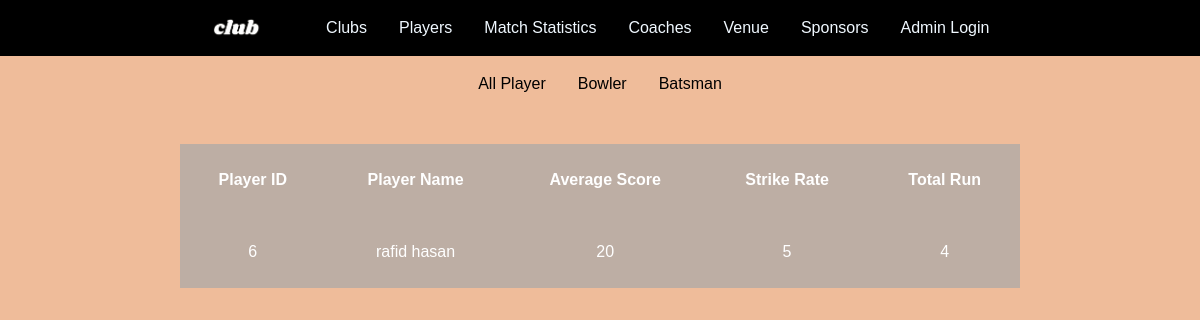
Screenshot of /batsman.php with the database file from the repository.
### tables this page shows
CREATE TABLE `batsman` (
  `player_id` int(11) DEFAULT NULL,
  `average_score` int(11) DEFAULT NULL,
  `strike_rate` int(11) DEFAULT NULL,
  `total_run` int(11) NOT NULL
);

CREATE TABLE `player` (
  `player_id` int(11) NOT NULL,
  `player_name` varchar(25) DEFAULT NULL,
  `DOB` date DEFAULT NULL,
  `mobile` int(11) DEFAULT NULL,
  `match_id` int(11) DEFAULT NULL
);

### batsman.php (the view, shortened to what this page needs)
<?php
include("database.php");
?>
<!DOCTYPE html>
<html lang="en">
<head>
    <link href="https://cdn.jsdelivr.net/npm/bootstrap@5.0.2/dist/css/bootstrap.min.css" rel="stylesheet">
    <link rel="stylesheet" href="style.css">
</head>
<body class="background">
    <div class="navbar">
    <img src="image/logo.png" alt="" srcset="" style="height: 3vh; margin-right:2rem;" href="index.php">
    <a href="club.php"><li>Clubs</li></a>
    <a href="player.php"><li>Players</li></a>
    <a href="mstatistics.php"><li>Match Statistics</li></a>
<a href="coach.php"><li>Coaches</li></a>
    <a href="venue.php"><li>Venue</li></a>
    <a href="sponsor.php"><li>Sponsors</li></a>
    <a href="login.php"><li>Admin Login</li></a>
</div>
<div class="subnav">
    <a href="player.php"><li>All Player</li></a>
    <a href="bowler.php"><li>Bowler</li></a>
    <a href="batsman.php"><li>Batsman</li></a>
</div>
 <div class="tab">
 <?php
 echo "<table class='tabl' style='border-collapse: collapse; width: 70%;'>";
 echo "<thead>
         <tr>
             <th>Player ID</th>
             <th>Player Name</th>
             <th>Average Score</th>
             <th>Strike Rate</th>
             <th>Total Run</th>
         </tr>
       </thead>";
 echo "<tbody>";
     $sql='SELECT * FROM player,batsman WHERE player.player_id=batsman.player_id';
    $result=mysqli_query($conn,$sql);
    if(mysqli_num_rows($result)>0){
        while($row=mysqli_fetch_assoc($result)){
            echo "<tr>";
            echo "<td>" .$row["player_id"] . "</td>";
            echo "<td>" .$row["player_name"] . "</td>";
            echo "<td>" .$row["average_score"] . "</td>";
            echo "<td>" .$row["strike_rate"] . "</td>";
            echo "<td>" . $row['total_run'] . "</td>";
            echo "</tr>";
        };
    }
    echo "</tbody>";
    echo"</table>";
 ?>
 </div>
</body>
</html>

### style.css (style rules this page uses)
* { padding: 0; margin: 0; box-sizing: border-box; }
body { font-family: Cambria, sans-serif; }
.navbar { display: flex; list-style: none; gap: 2rem; justify-content: center; background-color: black; padding: 1rem; align-items: center; }
.navbar a { text-decoration: none; color: aliceblue; }
.subnav { display: flex; list-style: none; gap: 2rem; justify-content: center; padding: 1rem; align-items: center; }
.subnav a { text-decoration: none; color: black; }
.background { background-color:#efbc9a ; }
.tab { display: flex; justify-content: center; margin-top: 2rem; }
.tabl { text-align: center; color: #fff; }
.tabl td,th { background-color: #a8a8a8b3; padding: 1.5rem; border-bottom:1rem; }
.tabl tr { border: .4rem; }

### rows the page displays
batsman: player_id "6", player_id.player_name "rafid hasan", average_score "20", strike_rate "5", total_run "4"
